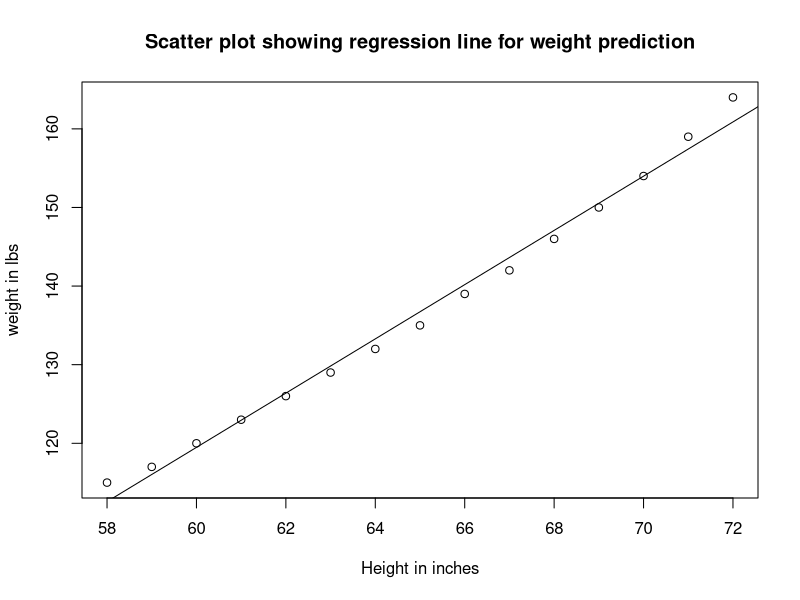

Reproduce this figure in R.
women_data <- women


#predit weight from height
# height = continuous independent
# weight =  continuous dependent

# syntax is y ~ x + z + w
attach(women_data)
simple_linear_model <- lm(weight ~ height , women_data)

simple_linear_model

attach(women_data)
#plot the dependent variable on the y axis and independent variable on x axis
plot(height
     ,weight
     ,xlab = "Height in inches"
     ,ylab = "weight in lbs"
     ,main = "Scatter plot showing regression line for weight prediction"
     ,abline(simple_linear_model)
     )


   
# h0 = there is no relationship between x and y 
# h1 = there is relation ship between x and y
# here p value is < 0.05 and hence there is relation between x and y


# corelation coefficient between height and weight
# -1 = perfect negative correlation
# -0.02 < x < 0.2 = most of the variation is not explainable by the independent variabl
# +1 = perfect positive correlation
confint(simple_linear_model)

cor(height,weight)

#model accuracy - goodness of fit
summary(simple_linear_model)

